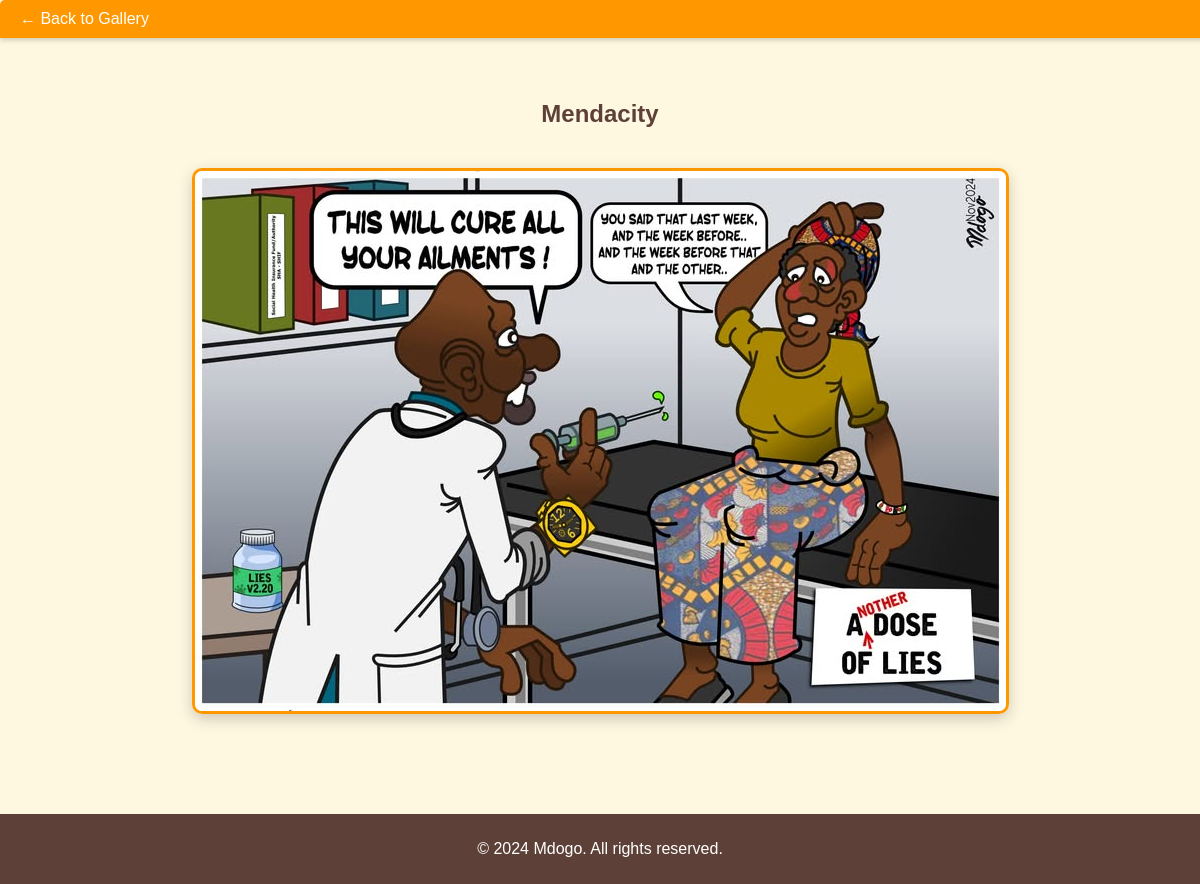
The page /cartoon/12/ on the database its author committed.
### portfolio/models.py (models this page shows, shortened)
class Cartoon(models.Model):
    title = models.CharField(max_length=100)
    description = models.TextField(blank=True)
    image = models.ImageField(upload_to='cartoons/')
    created_at = models.DateField(auto_now_add=True)

### portfolio/views.py (the view)
# urls.py: path('cartoon/<int:pk>/', views.cartoon_detail, name='cartoon_detail'),
def cartoon_detail(request, pk):
    cartoon = get_object_or_404(Cartoon, pk=pk)
    return render(request, 'cartoon_detail.html', {'cartoon': cartoon})

### portfolio/templates/cartoon_detail.html (shortened to what this page needs)
<!DOCTYPE html>
<html lang="en">
<head>
    {% load static %}
    <link rel="stylesheet" href="{% static 'css/style.css' %}">
</head>
<body>
    <header>
        <a href="{% url 'home' %}" style="text-decoration: none; color: inherit;">← Back to Gallery</a>
    </header>
    <section id="cartoon-detail">
        <h1>{{ cartoon.title }}</h1>
        <img src="{{ cartoon.image.url }}" alt="{{ cartoon.title }}" style="max-width: 100%; height: auto; margin: 20px 0;">
    </section>
    <footer>
        <p>&copy; 2024 Mdogo. All rights reserved.</p>
    </footer>
</body>
</html>

### static/css/style.css (style rules this page uses)
body { font-family: Arial, sans-serif; margin: 0; margin-top: 60px; padding: 0; background-color: #FFF8E1; color: #5D4037; }
header { position: fixed; top: 0; left: 0; width: 100%; background-color: #FF9800; color: #FFF; padding: 10px 20px; display: flex; justify-content: space-between; align-items: center; box-shadow: 0px 2px 5px rgba(0, 0, 0, 0.2); z-index: 1000; border-radius: 5px 5px 0 0; margin-left: 0px; margin-right: 0px; }
section { padding: 20px; text-align: center; margin-bottom: 40px; }
footer { background-color: #5D4037; color: white; padding: 10px 20px; text-align: center; }
#cartoon-detail { text-align: center; padding: 20px; background-color: #FFF8E1; color: #5D4037; }
#cartoon-detail img { border: 3px solid #FF9800; border-radius: 10px; box-shadow: 0px 5px 15px rgba(0, 0, 0, 0.2); }

### rows shown on the page
Cartoon: title "Mendacity", image (picture)
